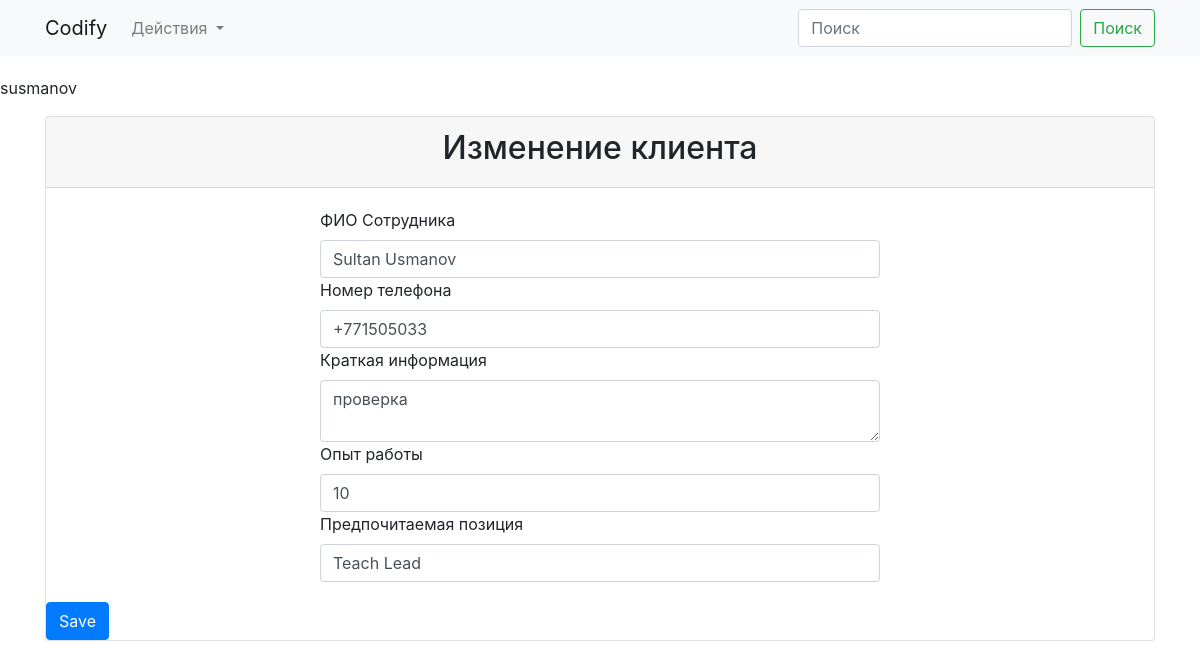
/employee/1/update (signed in), run on the app's committed database.
### app/models.py (models this page shows, shortened)
class User(UserMixin, db.Model): #####UserMixin -- Содержит функции проверки учетной записи пользователя
    id = db.Column(db.Integer, primary_key=True)
    username = db.Column(db.String, nullable=False, unique=True)
    password_hash = db.Column(db.String, nullable=False)
    def __repr__(self):
        return self.username
    @property
    def password(self):
        return None

class Employee(db.Model):
    id = db.Column(db.Integer, primary_key=True)
    fullname = db.Column(db.String(30))
    phone = db.Column(db.String)
    short_info = db.Column(db.String)
    experience = db.Column(db.Integer)
    preferred_position = db.Column(db.String)
    user = db.relationship(User, backref=db.backref('users', lazy='dynamic'))
    user_name = db.Column(db.String, db.ForeignKey('user.username'))

### app/views.py (the view)
@login_required
def employee_update(id):
    employee = Employee.query.get(id)
    form = EmployeeForm(request.form, obj=employee)
    if request.method == 'POST':
        if form.validate_on_submit():
            form.populate_obj(employee)
            db.session.add(employee)
            db.session.commit()
            return redirect(url_for('index'))
    return render_template('employee_update.html', form=form)

### app/forms.py (shortened to what this page needs)
class EmployeeForm(FlaskForm):
    fullname = ws.StringField('ФИО Сотрудника', validators=[ws.validators.DataRequired(), ])
    phone = ws.TelField('Номер телефона', validators=[ws.validators.DataRequired(), ])
    short_info = ws.TextAreaField('Краткая информация', validators=[ws.validators.DataRequired(), ])
    experience = ws.IntegerField('Опыт работы', validators=[ws.validators.DataRequired(), ])
    preferred_position = ws.StringField('Предпочитаемая позиция')
    user_name = ws.SelectField('Пользователь', choices=[])
    def __init__(self, *args, **kwargs):
        super().__init__(*args, **kwargs)
        self.user_choices = []
        with app.app_context():
            for user in User.query.all():
                self.user_choices.append((user.username))
        self._fields['user_name'].choices = self.user_choices

### app/models.py (called while the page is built)
@login_manager.user_loader
def load_user(user_id):
    return User.query.get(int(user_id))

### app/templates/employee_update.html (shortened to what this page needs)
{% extends "base.html" %}
{% block content %}
<div class="container">
  <div class="card">
    <form method="POST">
        <div class="card-header">
            <h2>Изменение клиента</h2>
        </div>
        <div class="content-inside">
            {{ form.fullname.label() }}
            {{ form.fullname(class="form-control", placeholder="ФИО") }}
            {{ form.phone.label() }}
            {{ form.phone(class="form-control", placeholder="Телефон") }}
            {{ form.short_info.label() }}
            {{ form.short_info(class="form-control", placeholder="Краткая информация") }}
            {{ form.experience.label() }}
            {{ form.experience(class="form-control", placeholder="Опыт работы в годах") }}
            {{ form.preferred_position.label() }}
            {{ form.preferred_position(class="form-control", placeholder="Желаемая должность") }}
        </div>
        <button type="submit" class="btn btn-primary">Save</button>
    </form>
  </div>
</div>
{% endblock content %}

### app/templates/base.html (shortened to what this page needs)
<!doctype html>
<html lang="en">
  <head>
    <link rel="stylesheet" href="https://cdn.jsdelivr.net/npm/bootstrap@4.6.1/dist/css/bootstrap.min.css">
    <link href="{{ url_for('static', filename='css/style.css') }}" rel="stylesheet">
  </head>
  <body>
  <nav class="navbar navbar-expand-lg navbar-light bg-light">
    <div class="container">
    <a class="navbar-brand" href="#">Codify</a>
    <div class="collapse navbar-collapse" id="navbarSupportedContent">
      <ul class="navbar-nav mr-auto">
        <li class="nav-item dropdown">
          <a class="nav-link dropdown-toggle" href="#" id="navbarDropdown" role="button" data-toggle="dropdown" aria-expanded="false">
            Действия
          </a>
        </li>
      </ul>
      <form class="form-inline my-2 my-lg-0">
        <input class="form-control mr-sm-2" type="search" placeholder="Поиск" aria-label="Поиск">
        <button class="btn btn-outline-success my-2 my-sm-0" type="submit">Поиск</button>
      </form>
    </div>
    </div>
  </nav>
  <div class="content">
       {% if current_user.is_authenticated %}
          <p>{{ current_user }}</p>
          {% else %}
          <p>Guest</p>
       {% endif %}
    {% block content %}
    {% endblock %}
  </div>
  </body>
</html>

### app/static/css/style.css (style rules this page uses)
.content { padding-top: 20px; padding-bottom: 20px; }
.content-inside { padding: 20px; max-width: 600px; margin: 0 auto; }
.card-header h2 { text-align: center; }

### data on the page
User: username "susmanov"
Employee: fullname "Sultan Usmanov", phone "+771505033", short_info "проверка", experience "10", preferred_position "Teach Lead"
